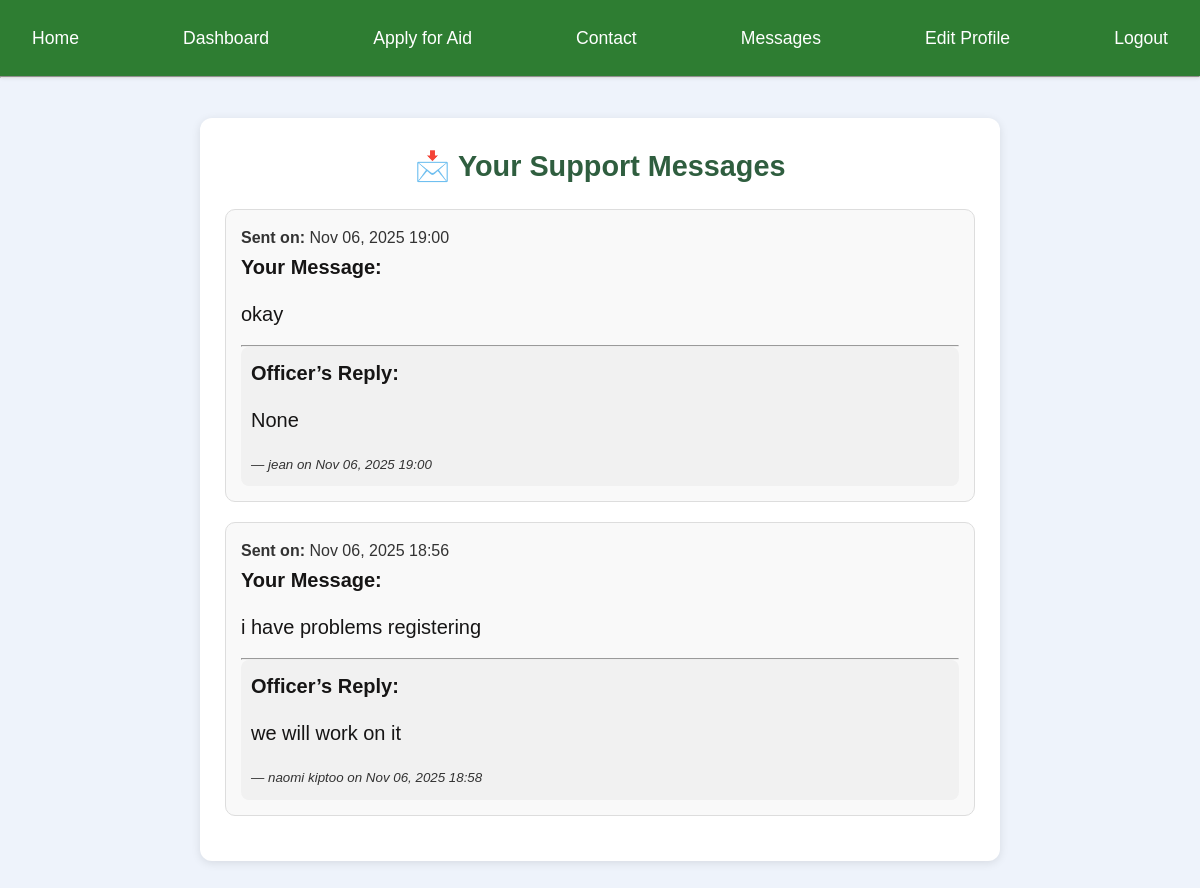
Screenshot of /farmer/messages/ (signed in) with the database file from the repository.
### core/models.py (models this page shows, shortened)
class ContactMessage(models.Model):
    name = models.CharField(max_length=100)
    email = models.EmailField()
    message = models.TextField()
    created_at = models.DateTimeField(auto_now_add=True)
    reply = models.TextField(blank=True, null=True)
    replied_by = models.ForeignKey(
        settings.AUTH_USER_MODEL,
        null=True,
        blank=True,
        on_delete=models.SET_NULL,
        related_name="replied_messages"
    )
    replied_at = models.DateTimeField(null=True, blank=True)
    is_reply_seen = models.BooleanField(default=False)

class User(AbstractUser):
    is_officer = models.BooleanField(default=False)

### core/views.py (the view)
# urls.py: path('farmer/messages/', views.farmer_messages, name='farmer_messages'),
@login_required
def farmer_messages(request):
    messages_list = ContactMessage.objects.filter(email=request.user.email).order_by('-created_at')
    unseen_replies = messages_list.filter(reply__isnull=False, is_reply_seen=False)
    unseen_replies.update(is_reply_seen=True)
    return render(request, "core/farmer_messages.html", {"messages_list": messages_list})

### core/templates/core/farmer_messages.html (shortened to what this page needs)
{% extends "core/base.html" %}
{% load static %}
{% block content %}
<div class="messages-container">
  <h2 class="page-title">📩 Your Support Messages</h2>
  {% if messages_list %}
    <div class="message-list">
      {% for msg in messages_list %}
        <div class="message-card {% if msg.reply and not msg.is_reply_seen %}new-reply{% endif %}">
          <div class="message-header">
            <strong>Sent on:</strong> {{ msg.created_at|date:"M d, Y H:i" }}
          </div>
          <div class="message-body">
            <p><strong>Your Message:</strong></p>
            <p>{{ msg.message }}</p>
          </div>
          {% if msg.reply %}
            <hr>
            <div class="reply-section">
              <p><strong>Officer’s Reply:</strong></p>
              <p>{{ msg.reply }}</p>
              <small><em>— {{ msg.replied_by.username }} on {{ msg.replied_at|date:"M d, Y H:i" }}</em></small>
            </div>
          {% else %}
            <p class="pending">⏳ Awaiting reply...</p>
          {% endif %}
        </div>
      {% endfor %}
    </div>
  {% else %}
    <p class="no-messages">You haven’t sent any messages yet.</p>
  {% endif %}
</div>
{% endblock %}

### core/static/core/css/styles.css (style rules this page uses)
* { margin: 0; padding: 0; box-sizing: border-box; }
body { margin: 0; font-family: "Segoe UI", Tahoma, Geneva, Verdana, sans-serif; color: #333; line-height: 1.6; background-color: #f9f9f9; }
h1, h2, h3 { font-weight: bold; margin-bottom: 15px; color: #000; }
p { margin-bottom: 15px; font-size: 20px; color: #161515; }
body { background-color: #f8faf8; font-family: "Poppins", sans-serif; color: #333; }
h2 { font-weight: 600; color: #0d0d0e; text-align: center; margin-bottom: 20px; }
h2 { text-align: center; font-weight: bold; color: #2c3e50; }
body { background-color: #f5f9ff; font-family: "Poppins", sans-serif; margin: 0; padding: 0; }
.page-title { text-align: center; font-size: 1.8rem; color: #0d0e0d; font-weight: 600; margin-bottom: 1.5rem; }
h2, h3 { text-align: center; color: #333; margin-bottom: 1.5rem; }
body { background-color: #f3f7fc; font-family: "Poppins", sans-serif; }
body { background-color: #eef3fb; font-family: "Poppins", sans-serif; }

### core/templates/core/farmer_messages.html (style rules this page uses)
.messages-container { max-width: 800px; margin: 40px auto; background: #fff; padding: 25px; border-radius: 12px; box-shadow: 0 2px 10px rgba(0,0,0,0.1); }
.page-title { text-align: center; color: #2f5e3f; margin-bottom: 20px; }
.message-card { border: 1px solid #ddd; padding: 15px; margin-bottom: 20px; border-radius: 10px; background: #f9f9f9; }
.reply-section { background: #f1f1f1; padding: 10px; border-radius: 8px; }

### rows the page displays
ContactMessage: created_at "Nov 06, 2025 19:00", message "okay", reply "None", replied_by.username "jean", replied_at "Nov 06, 2025 19:00"
ContactMessage: created_at "Nov 06, 2025 18:56", message "i have problems registering", reply "we will work on it", replied_by.username "naomi kiptoo", replied_at "Nov 06, 2025 18:58"
